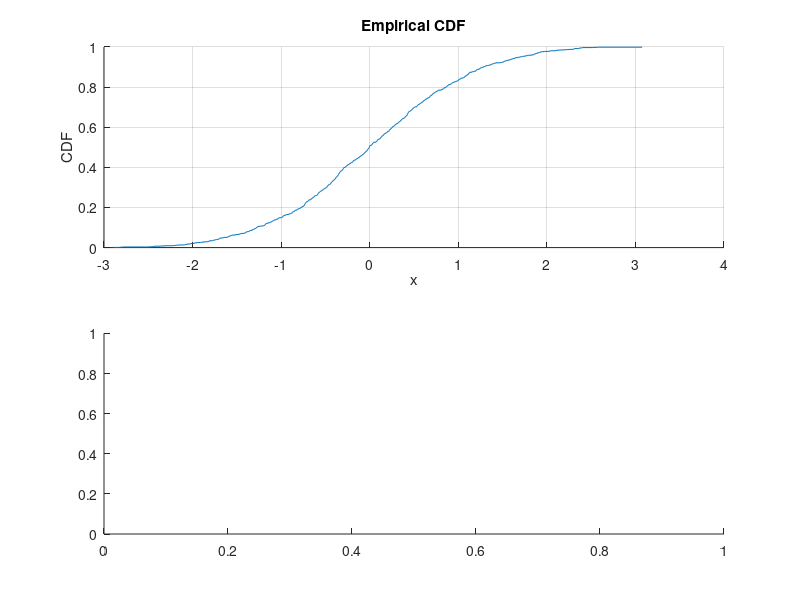

This chart was generated by the following MATLAB code: (Note: this script raises an error after producing the figure.)

%% REPORT TASK 1.3
%   Import data and clear
clear;
load('data4.mat');


%% 1.3.1
%   Choose a suitable normality test and decide which vector x or y1 is normally distributed.


%   One-sample Kolmogorov-Smirnov test return in vaule that data from
%   vector comes from standard normal distribution or alternative that it
%   doesen't. By using we can decide wihch hipotesis is accurate. 

[h,p_x] = kstest(x);

[h1,p_x1] = kstest(y1);

disp([h,p_x,h1,p_x1]);
disp('--------------------------------------------------------------')
disp(['1.3.1 By using kstest we can say, that x sample is normaly distributed,' ...
      'y1 is not normaly distributed by using KStest.'])
disp('--------------------------------------------------------------')

%   KStes can conclude, that x sample is normaly distributed,
%   y1 is not normaly distributed. 

%% 1.3.2 Plot 
%   Using the subplot, plot the cdf and pdf estimator of not normal vector (x or y1). 
%   Name the distribution.

figure(1)
subplot(2,1,1)
hold;

% Calculate empirical CDF using cdfplot() function

cdfplot(y1);
ylabel('CDF')
title('Empirical CDF')

subplot(2,1,2)

% Calculate empirical PDF using ksdensity function

[x_pdf,f_pdf] = ksdensity(y1);
plot(f_pdf,x_pdf);
ylabel('PDF')
title('Empirical PDF')

disp('--------------------------------------------------------------')
disp(['1.3.2 Plot is showing a distribution which is similar to normal distribution,' ...
    ' but there are some deviations.']);
disp('--------------------------------------------------------------')

hold off;

%% 1.3.3 Test corelation
%   Test the correlation between pairs (x,y1), (x,y2) and (x,y3). 
%   For each pair test both Pearson and Spearman correlation. 
%   For each correlated pair decide whether correlation is positive or negative

%       Ranges from -1 to +1, with 0 indicating no correlation, 
%       -1 is a perfect negative correlation 
%       and +1 indicating a perfect positive correlation.
%       Spearman - non linear corelation
%       Pearson - linear corelation


%%   Is there Corelation between: (x,y1)?

[r1, p1]= corr(x',y1');

[r2, p2] = corr(x',y1','type','Spearman');

disp([r1,r2]);

%   No corelation between x and y1 data

disp('--------------------------------------------------------------')
disp('No corelation between x and y1 data');
disp('--------------------------------------------------------------')


%% Is there Corelation between: (x,y2)?

[r3, p3]= corr(x',y2');

[r4, p4] = corr(x',y2','type','Spearman');

disp([r3,r4]);

%   -0.968 - > near ideal negative corelation between x and y2 data for 
%   Spearman corelation function. 

disp('--------------------------------------------------------------');
disp('Negative Spearman corelation between x and y2 data - r = -0.968');
disp('--------------------------------------------------------------');

%% Is there Corelation between: (x,y3)?

[r5, p5]= corr(x',y3');

[r6, p6] = corr(x',y3','type','Spearman');

disp([r5,r6]);

%   Perfect corelation for Spearman corelation function. -> 1.000
disp('--------------------------------------------------------------');
disp('Positive Spearman corelation between x and y3 data - r = 1.00');
disp('--------------------------------------------------------------');

%% 1.4.1 Additional task

%   Download the data of given two indices1 from S&P500. 
%   Data should last from 31.12.2021 to 31.12.2022.
%       • Upload the data to matlab and select the columns corresponding to the close price
%       • Calculate returns of both indices.

%   Load close price, first index:   -> bacusd

%   Bank of America Corp.

load('bacusd.mat');
load('bacusd_data.mat');

%   Load close price, second index:  -> halusd

%   Halliburton Corp.

load('halusd.mat');
load('halusd_data.mat');
 


%   Calculate return -> declare retur var - with zero init, then in loop for
%   add to each position return of formula.

bacusd_data = table2array(bacusd1);
halusd_data = table2array(halusd1);

retur = zeros(length(bacusd),1);
retur_1 = zeros(length(halusd),1);

for i=1:(length(bacusd)-1)
    retur(i,1) = ((bacusd(i+1,1)-bacusd(i,1))/bacusd(i,1))*100;
    retur_1(i,1) = ((halusd(i+1,1)-halusd(i,1))/halusd(i,1))*100;
end


%% 1.4.2
%   Create a subplot with data visualization. In upper plot you should depict 
%   original data for year 2022 (ommit the one day from 2021). 
%   In lower plot present the percentage return of the index.
%       1. Set the title of the upper plot to the Company name
%       2. Set label of the y-axis to %Price [$]’
%       3. Set label of the x-axis to %Date’
%       4. Set ticks and ticks% labels of the x-axis to indicate the first day of each quartile.

figure(2);
subplot(2,1,1);
hold;

%% BAC

%   Plot BAC-USD

plot(bacusd_data,bacusd);
xlim([bacusd_data(1),bacusd_data(252)]);
title('Bank of America Corp.');
xlabel('Date');
ylabel('Price [$]');
xticks_pos = [bacusd_data(15),bacusd_data(77),bacusd_data(139),bacusd_data(204)];
xticks(xticks_pos)
xticks_labels = {'Q1', 'Q2', 'Q3', 'Q4'};
xticklabels(xticks_labels)


%   Plot BAC-USD percentage of return

subplot(2,1,2);

plot(bacusd_data, retur);
xlim([bacusd_data(1),bacusd_data(252)]);
title('Bank of America Corp.');
xlabel('Date');
ylabel('Percentage of return [%]');
xticks(xticks_pos)
xticklabels(xticks_labels)

disp(xticks_pos)

hold off;

%% HAL USD

figure(3);
subplot(2,1,1);
hold;

%   Plot HAL-USD

plot(halusd_data,halusd);
xlim([halusd_data(1),halusd_data(252)]);
title('Halliburton Corp.');
xlabel('Date');
ylabel('Price [$]');
xticks_pos = [halusd_data(15),halusd_data(77),halusd_data(139),halusd_data(204)];
xticks(xticks_pos)
xticks_labels = {'Q1', 'Q2', 'Q3', 'Q4'};
xticklabels(xticks_labels)


%   Plot HAL-USD percentage of return

subplot(2,1,2);

plot(halusd_data, retur_1);
xlim([halusd_data(1),halusd_data(252)]);
title('Halliburton Corp.');
xlabel('Date');
ylabel('Percentage of return [%]');
xticks(xticks_pos)
xticklabels(xticks_labels)

disp(xticks_pos)

hold off;


%%  1.4.3 Calculate the basic statistic 
%       (Mean, Standard Deviation, Median, MAD, Skewness, Interquartile
%       range3) of returns and display the results in one table. 
%       Remember to name both columns and rows.

%%  BACUSD

%   Mean BAC

Mean = mean(retur);

%   Median BAC

Median = median(retur);

%   Var BAC

Variance = var(retur);

%   Skewness BAC

Skewness = skewness(retur,1);

%   MAD BAC

MaD = mad(retur);

%   Calculate the interquartile range BAC

iqr_val = iqr(retur);

%% HALUSD

%   Mean Z

Mean_1 = mean(retur_1);

%   Median Z

Median_1 = median(retur_1);

%   Var Z

Variance_1 = var(retur_1);

%   Skewness Z

Skewness_1 = skewness(retur_1,1);

%   MAD

MaD_1 = mad(retur_1);

%   Calculate the interquartile range

iqr_val_1 = iqr(retur_1);

%%  TABLE

%
%           Create table
%


%   Define empty table

t = table;

%   Define all table arguments on both rows

firstRow = ["Bank of America Corp.";"Halliburton Corp."];
meanRow = [Mean;Mean_1];
medianRow = [Median;Median_1];
varianceRow = [Variance;Variance_1];
skewnessRow = [Skewness;Skewness_1];
maDRow = [MaD;MaD_1];
iqRRow = [iqr_val;iqr_val_1];


%   Define in empty table all arguments

t.Distribution = firstRow;
t.Mean = meanRow;
t.Median = medianRow;
t.Variance = varianceRow;
t.Skewness = skewnessRow;
t.Mad = maDRow;
t.Interquartile = iqRRow;


%   Display table

disp(t);

%% T test

%   Perform a one-sample t-test with Alpha = 0.01 -> 1% -> BACUSD

[h_bacusd, p_bacusd] = ttest(retur,0,'Alpha',0.01);


%   Perform a one-sample t-test with Alpha = 0.01 -> 1% -> HALUSD

[h_halusd, p_haluusd] = ttest(retur_1,0,'Alpha',0.01);

if h_halusd == 0
    disp('The mean of percentage return for Halliburton Corp. is not significantly(1%) different from 0');
else
    disp('The mean of percentage return for Halliburton Corp. is significantly(1%) different from 0');
end

if h_bacusd == 0
    disp('The mean of percentage return for Bank of America Corp. is not significantly(1%) different from 0');
else
    disp('The mean of percentage return for Bank of America Corp. is significantly(1%) different from 0');
end

disp([h_bacusd,h_halusd]);


%%  Correlation

%   Test the correlation between return of both indices. 
%   If they are correlated decide whether the correlation is positive or negative.
%       1. Prepare a scatter plot
%       2. Based on scatter plot choose between Pearson and Spearman correlation. 
%       3. Give at least one reason why you choose one and not the other



%%  SCATTER PLOT

figure(4);
scatter(retur,retur_1);
title('Bank of America Corp.');
xlabel('Return from Bank of America Corp.');
ylabel('Return of Halliburton Corp.');

%   Choosed Pearson correlation level becouse I think dots are grouping and 
%   I see trend of curving from left to right. Of course probably there is
%   not correlation - but we had to make guess.


%%  BACUSD&HALUSD - CORRELATION 

%[r1_bac_hal, p1_bac_hal]= corr(retur,retur_1);  % - > Pearson

[r2_bac_hal, p2_bac_hal] = corr(retur,retur_1,'type','Spearman');

disp(r2_bac_hal);


%   There is no correlation between those two returns.
disp('--------------------------------------------------------------');
disp('No corelation between BAC and HAL data.');
disp('--------------------------------------------------------------');

%%  Check whether the return of those two indices have the same distribution.

[h1_bacusd, p1_bacusd] = kstest(retur);
[h1_halusd, p1_halusd] = kstest(retur_1);

disp('KS tests, first from left -> bacusd than halusd');
disp([h1_bacusd,h1_halusd]);
disp([p1_bacusd,p1_halusd]);

%% Choose a suitable normality test
%   decide are the index returns are normally distributed. 
%   Is K-Stest suitable in this example? Why

h2_bacusd_jb = jbtest(retur);
h2_bacusd_lil = lillietest(retur);

h2_halusd_jb = jbtest(retur_1);
h2_halusd_lil = lillietest(retur_1);

disp('Lillie test and jbTest:')
disp([h2_halusd_lil,h2_halusd_jb,h2_bacusd_jb,h2_bacusd_lil]);

%   The KS test can be used for any continuous distribution and if we don't
%   know, what kind of data exacly we are operating with, better to perform
%   KS test than Lillie(non-parametric like KS test but better to perform with small size of samples)
%   or jbTest(which is parametric, compare - skewness and kurtosis). 

%   In CONCLUSION - We have small amount of samples, so it would be better
%   to use lillie test that is also suitable normality test, but we have to
%   remember that those test should be performed with other diagnostic methods.
%   I would also conjunction histogram, ksdensity func and qq plot to be sure.


%%  Another plots - last ex.

%   For the index with higher p-value of the normallity test create another subplot:
%       1. Left plot should consist of empirical cumulative distribution functions, 
%       histogram normalize to be the cdf estimator as well as the analytical cdf 
%       function of normal distribution with estimated parameters. 
%       Choose the line style and color so the plot looks tidy. Remember to add the legend and title.
%       2. Right plot should consist of kernel estimated density function, 
%       histogram normalize to be the pdf estimator as well as the analytical pdf 
%       function of normal distribution with estimated parameters. 
%       Choose the line style and color so the plot looks tidy. Remember to add the legend and title.

%   Higher p-value was in BACUSD ->retur

figure(5);
subplot(1,2,1);
hold;

x_retur11 = linspace(-10,10,1000);

%   Empirical cumulative distribution function
cdfplot(retur);
ylabel('y - data');
xlabel('x - data');

%   Create a normalized histogram
histogram(retur, 'Normalization', 'cdf');

%   Analytical CDF function of normal dist. with estimated parameters.
y_retur = normcdf(x_retur11, Mean, sqrt(Variance));
plot(x_retur11,y_retur);

legend('Empirical CDF','Histogram','Analytical CDF','Location','best');
title('CDF');

%%   Right plot

subplot(1,2,2);
hold;

ylabel('y - data');
xlabel('x - data');

%   Create a normalized histogram
histogram(retur, 'Normalization', 'pdf');

%   Plot the empirical PDF 
[fretur, xretur] = ksdensity(retur);
plot(xretur, fretur, Color='Red');

%   Analytical PDF function of normal dist. with estimated parameters.
y_retur1 = normpdf(x_retur11, Mean, sqrt(Variance));
plot(x_retur11,y_retur1);

legend('Histogram','Empirical PDF','Analytical PDF','Location','best');
title('PDF');

hold off;
